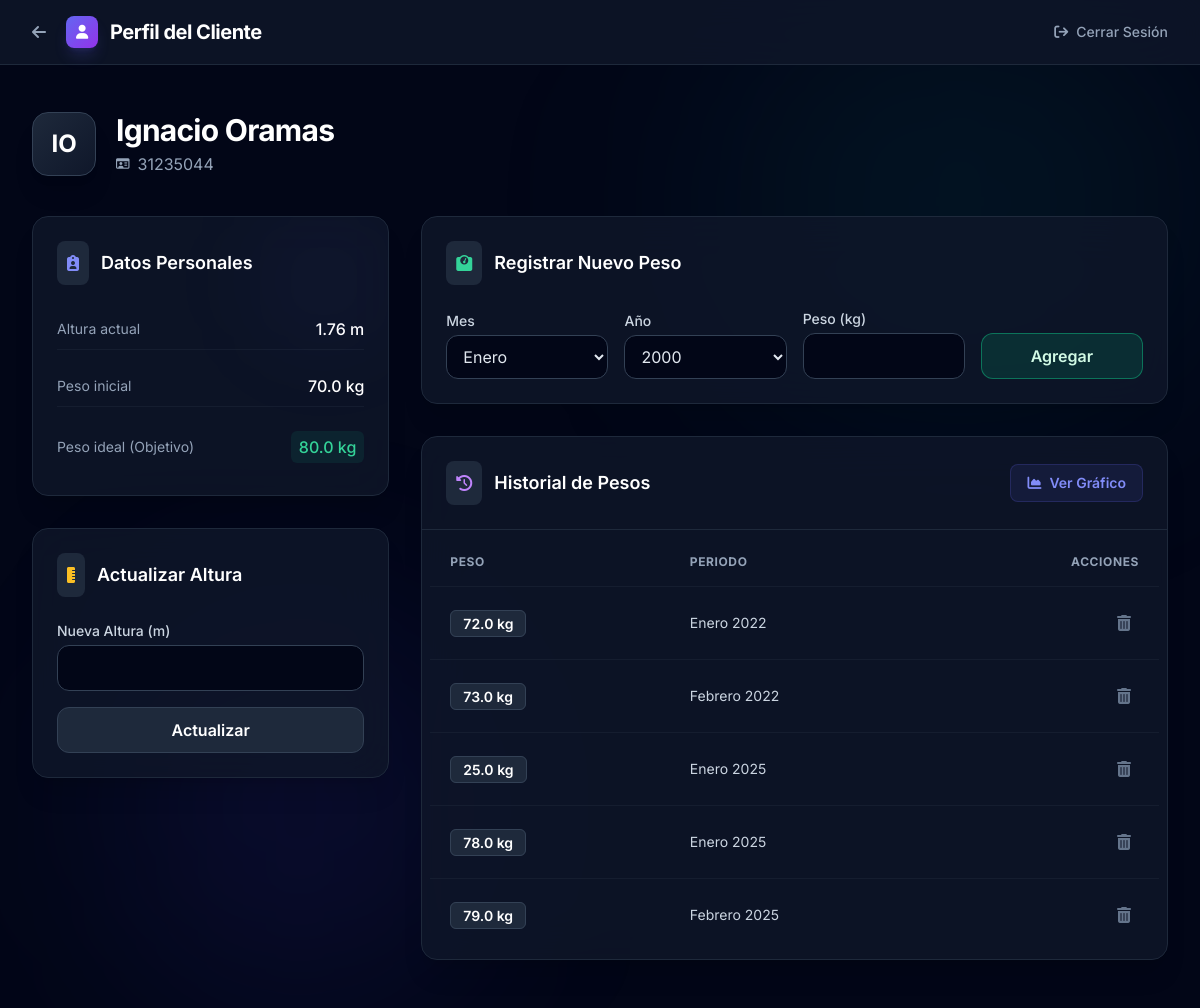
Page /dashboard_usuario/31235044 on the earlier database version.
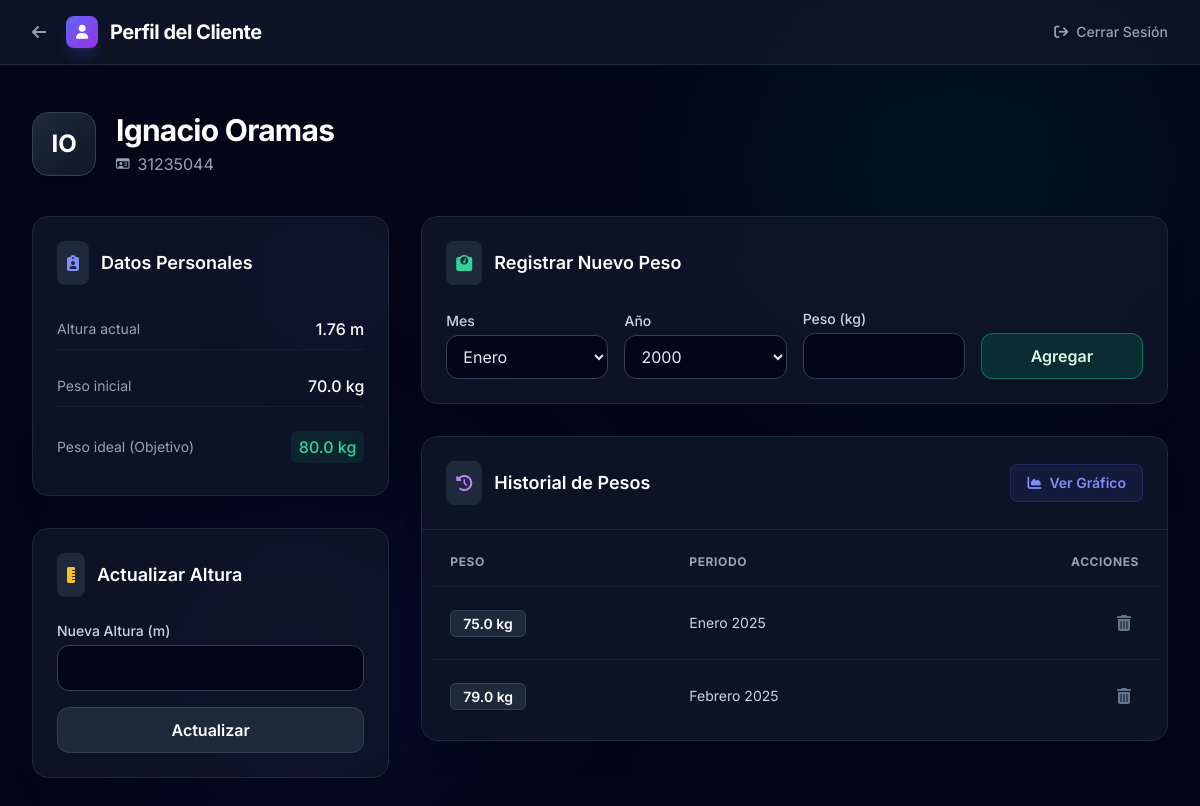
Same page on the later database version.
### tables this page shows
CREATE TABLE Usuarios (
    id INTEGER PRIMARY KEY AUTOINCREMENT,
    dni TEXT UNIQUE NOT NULL,
    nombre TEXT NOT NULL,
    apellido TEXT NOT NULL,
    altura FLOAT NOT NULL,
    peso_inicial FLOAT NOT NULL,
    peso_ideal FLOAT,
    entrenador_id INTEGER,
    FOREIGN KEY (entrenador_id) REFERENCES Entrenador (id)
);

CREATE TABLE Pesos (
    id INTEGER PRIMARY KEY AUTOINCREMENT,
    usuario_id INTEGER NOT NULL,
    mes TEXT NOT NULL,
    anio TEXT NOT NULL,
    peso REAL NOT NULL,
    FOREIGN KEY (usuario_id) REFERENCES Usuarios(id)
);

### index.py (the view)
@app.route('/dashboard_usuario/<dni>')
def dashboard_usuario(dni):
    usuario = obtener_usuario_por_dni(dni)
    if not usuario:
        flash('Usuario no encontrado', 'error')
        return redirect('/dashboard_entrenador')
    altura_form = EditarAlturaForm()
    peso_form = RegistrarPesoForm()
    historial = obtener_historial_pesos(usuario['id'])
    return render_template('dashboard_usuario.html',
                        usuario=usuario,
                        altura_form=altura_form,
                        peso_form=peso_form,
                        historial=historial)

### index.py
class EditarAlturaForm(FlaskForm):
    nueva_altura = FloatField('Nueva Altura (m)', validators=[
        DataRequired(),
        NumberRange(min=0.5, max=2.5, message="Altura debe estar entre 0.5 y 2.5 metros")
    ])
    submit = SubmitField('Actualizar Altura')

class RegistrarPesoForm(FlaskForm):
    mes = SelectField('Mes', choices=[
        ('Enero', 'Enero'), ('Febrero', 'Febrero'), ('Marzo', 'Marzo'),
        ('Abril', 'Abril'), ('Mayo', 'Mayo'), ('Junio', 'Junio'),
        ('Julio', 'Julio'), ('Agosto', 'Agosto'), ('Septiembre', 'Septiembre'),
        ('Octubre', 'Octubre'), ('Noviembre', 'Noviembre'), ('Diciembre', 'Diciembre')
    ], validators=[DataRequired()])
    anio = SelectField('Año', choices=[], validators=[DataRequired()])
    peso = FloatField('Peso (kg)', validators=[
        DataRequired(),
        NumberRange(min=20, max=300, message="Peso debe estar entre 20 y 300 kg")
    ])
    submit = SubmitField('Registrar Peso')
    def __init__(self, *args, **kwargs):
        super(RegistrarPesoForm, self).__init__(*args, **kwargs)
        año_actual = datetime.now().year
        self.anio.choices = [(str(año), str(año)) for año in range(2000, año_actual + 6)]

### database.py (called while the page is built)
def get_db():
    conn = sqlite3.connect(DATABASE, timeout=20.0)
    conn.row_factory = sqlite3.Row
    return conn

def obtener_usuario_por_dni(dni):
    conn = get_db()
    usuario = conn.execute('SELECT * FROM Usuarios WHERE dni = ?', (dni,)).fetchone()
    conn.close()
    return usuario

def obtener_historial_pesos(usuario_id):
    conn = get_db()
    historial = conn.execute(
        'SELECT id, mes, anio, peso FROM Pesos WHERE usuario_id = ? ORDER BY anio, mes',
        (usuario_id,)
    ).fetchall()
    conn.close()
    return historial  # Devuelve una lista de tuplas

### templates/dashboard_usuario.html (shortened to what this page needs)
<!DOCTYPE html>
<html lang="es">
<head>
    <script src="https://cdn.tailwindcss.com"></script>
    <link rel="stylesheet" href="https://cdnjs.cloudflare.com/ajax/libs/font-awesome/6.4.0/css/all.min.css">
</head>
<body class="bg-slate-950 text-slate-200 min-h-screen flex flex-col items-center">
    <nav class="w-full bg-slate-900/80 backdrop-blur-xl border-b border-slate-800 fixed top-0 z-50">
        <div class="max-w-7xl mx-auto px-4 sm:px-6 lg:px-8">
            <div class="flex items-center justify-between h-16">
                <div class="flex items-center gap-3">
                    <a href="/dashboard_entrenador"
                        class="p-2 -ml-2 text-slate-400 hover:text-white hover:bg-slate-800 rounded-lg transition-colors">
                        <i class="fa-solid fa-arrow-left"></i>
                    </a>
                    <div
                        class="w-8 h-8 rounded-lg bg-gradient-to-br from-indigo-500 to-purple-600 flex items-center justify-center shadow-lg shadow-indigo-500/20">
                        <i class="fa-solid fa-user text-white text-sm"></i>
                    </div>
                    <span class="font-bold text-xl text-white tracking-tight">Perfil del Cliente</span>
                </div>
                <div>
                    <a href="/logout"
                        class="text-sm font-medium text-slate-400 hover:text-white transition-colors flex items-center gap-2">
                        <i class="fa-solid fa-arrow-right-from-bracket"></i> Cerrar Sesión
                    </a>
                </div>
            </div>
        </div>
    </nav>
    <main class="w-full max-w-7xl mx-auto px-4 sm:px-6 lg:px-8 pt-28 pb-12 flex-1 relative">
        <div
            class="absolute top-0 right-0 w-[40%] h-[40%] rounded-full bg-teal-600/10 blur-[120px] -z-10 pointer-events-none">
        </div>
        <div
            class="absolute bottom-0 left-[10%] w-[30%] h-[40%] rounded-full bg-indigo-600/10 blur-[100px] -z-10 pointer-events-none">
        </div>
        <div class="mb-10 flex items-center gap-5">
            <div
                class="w-16 h-16 rounded-2xl bg-gradient-to-br from-slate-800 to-slate-900 border border-slate-700 flex items-center justify-center shadow-xl">
                <span class="text-2xl font-bold text-white">{{ usuario.nombre[0].upper() }}{{
                    usuario.apellido[0].upper() }}</span>
            </div>
            <div>
                <h1 class="text-3xl font-bold text-white tracking-tight">{{ usuario.nombre }} {{ usuario.apellido }}
                </h1>
                <p class="text-slate-400 mt-1 flex items-center gap-2">
                    <i class="fa-regular fa-id-card text-xs"></i> {{ usuario.dni }}
                </p>
            </div>
        </div>
        <div class="grid grid-cols-1 lg:grid-cols-3 gap-8">
            <div class="space-y-8">
                <div
                    class="bg-slate-900/80 backdrop-blur-xl border border-slate-800 rounded-2xl p-6 shadow-xl relative overflow-hidden group">
                    <div class="absolute top-0 right-0 w-32 h-32 bg-indigo-500/5 rounded-full blur-[50px]"></div>
                    <div class="flex items-center gap-3 mb-6">
                        <div class="p-2.5 bg-slate-800 rounded-lg text-indigo-400">
                            <i class="fa-solid fa-clipboard-user"></i>
                        </div>
                        <h2 class="text-lg font-semibold text-white">Datos Personales</h2>
                    </div>
                    <div class="space-y-4">
                        <div class="flex justify-between items-center py-2 border-b border-slate-800/50">
                            <span class="text-slate-400 text-sm">Altura actual</span>
                            <span class="text-white font-medium">{{ usuario.altura }} m</span>
                        </div>
                        <div class="flex justify-between items-center py-2 border-b border-slate-800/50">
                            <span class="text-slate-400 text-sm">Peso inicial</span>
                            <span class="text-white font-medium">{{ usuario.peso_inicial }} kg</span>
                        </div>
                        <div class="flex justify-between items-center py-2 border-slate-800/50">
                            <span class="text-slate-400 text-sm">Peso ideal (Objetivo)</span>
                            <span class="text-emerald-400 font-medium bg-emerald-500/10 px-2 py-1 rounded-md">{{
                                usuario.peso_ideal }} kg</span>
                        </div>
                    </div>
                </div>
                <div
                    class="bg-slate-900/80 backdrop-blur-xl border border-slate-800 rounded-2xl p-6 shadow-xl relative overflow-hidden hover:border-amber-500/30 transition-colors group">
                    <div class="flex items-center gap-3 mb-6">
                        <div class="p-2.5 bg-slate-800 rounded-lg text-amber-400">
                            <i class="fa-solid fa-ruler-vertical"></i>
                        </div>
                        <h2 class="text-lg font-semibold text-white">Actualizar Altura</h2>
                    </div>
                    <form method="POST" action="/actualizar_altura/{{ usuario.dni }}" class="space-y-4">
                        <div class="space-y-1">
                            <label class="block text-sm font-medium text-slate-300">Nueva Altura (m)</label>
                            {{ altura_form.nueva_altura(class="w-full px-4 py-2.5 bg-slate-950 border border-slate-700
                            rounded-xl focus:outline-none focus:ring-2 focus:ring-amber-500 focus:border-transparent
                            transition-all duration-200 text-slate-200 placeholder-slate-500", step="0.01") }}
                        </div>
                        {{ altura_form.submit(class="w-full py-2.5 px-4 font-semibold text-white bg-slate-800 border
                        border-slate-700 hover:bg-amber-500/20 hover:text-amber-400 hover:border-amber-500/50 rounded-xl
                        transition-all duration-200 cursor-pointer text-center", value="Actualizar") }}
                    </form>
                </div>
            </div>
            <div class="lg:col-span-2 space-y-8">
                <div
                    class="bg-slate-900/80 backdrop-blur-xl border border-slate-800 rounded-2xl p-6 shadow-xl relative overflow-hidden group hover:border-emerald-500/30 transition-colors">
                    <div class="flex items-center gap-3 mb-6">
                        <div class="p-2.5 bg-slate-800 rounded-lg text-emerald-400">
                            <i class="fa-solid fa-weight-scale"></i>
                        </div>
                        <h2 class="text-lg font-semibold text-white">Registrar Nuevo Peso</h2>
                    </div>
                    <form method="POST" action="{{ url_for('registrar_peso_route', dni=usuario.dni) }}"
                        class="grid grid-cols-1 md:grid-cols-4 gap-4 items-end">
                        <div class="space-y-1 md:col-span-1">
                            <label class="block text-sm font-medium text-slate-300">Mes</label>
                            {{ peso_form.mes(class="w-full px-3 py-2.5 bg-slate-950 border border-slate-700 rounded-xl
                            focus:outline-none focus:ring-2 focus:ring-emerald-500 focus:border-transparent
                            text-slate-200") }}
                        </div>
                        <div class="space-y-1 md:col-span-1">
                            <label class="block text-sm font-medium text-slate-300">Año</label>
                            {{ peso_form.anio(class="w-full px-3 py-2.5 bg-slate-950 border border-slate-700 rounded-xl
                            focus:outline-none focus:ring-2 focus:ring-emerald-500 focus:border-transparent
                            text-slate-200") }}
                        </div>
                        <div class="space-y-1 md:col-span-1">
                            <label class="block text-sm font-medium text-slate-300">Peso (kg)</label>
                            {{ peso_form.peso(class="w-full px-3 py-2.5 bg-slate-950 border border-slate-700 rounded-xl
                            focus:outline-none focus:ring-2 focus:ring-emerald-500 focus:border-transparent
                            text-slate-200", step="0.1") }}
                        </div>
                        <div class="md:col-span-1">
                            {{ peso_form.submit(class="w-full py-2.5 px-4 font-semibold text-emerald-100
                            bg-emerald-600/20 border border-emerald-500/50 hover:bg-emerald-500 hover:text-white
                            rounded-xl transition-all duration-200 cursor-pointer text-center", value="Agregar") }}
                        </div>
                    </form>
                </div>
                <div
                    class="bg-slate-900/80 backdrop-blur-xl border border-slate-800 rounded-2xl shadow-xl overflow-hidden flex flex-col">
                    <div class="p-6 border-b border-slate-800 flex items-center justify-between">
                        <div class="flex items-center gap-3">
                            <div class="p-2.5 bg-slate-800 rounded-lg text-purple-400">
                                <i class="fa-solid fa-clock-rotate-left"></i>
                            </div>
                            <h2 class="text-lg font-semibold text-white">Historial de Pesos</h2>
                        </div>
                        <a href="/grafica_usuario/{{ usuario.dni }}"
                            class="inline-flex items-center gap-2 px-4 py-2 bg-indigo-500/10 text-indigo-400 text-sm font-semibold rounded-lg hover:bg-indigo-500 hover:text-white transition-all cursor-pointer border border-indigo-500/20 hover:border-indigo-500">
                            <i class="fa-solid fa-chart-area"></i>
                            Ver Gráfico
                        </a>
                    </div>
                    <div class="overflow-x-auto p-2">
                        {% if historial %}
                        <table class="w-full text-left border-collapse">
                            <thead>
                                <tr
                                    class="text-xs font-medium text-slate-400 uppercase tracking-wider border-b border-slate-800/50">
                                    <th class="px-5 py-4">Peso</th>
                                    <th class="px-5 py-4">Periodo</th>
                                    <th class="px-5 py-4 text-right">Acciones</th>
                                </tr>
                            </thead>
                            <tbody class="divide-y divide-slate-800/50">
                                {% for registro in historial %}
                                <tr class="hover:bg-slate-800/30 transition-colors group">
                                    <td class="px-5 py-4 whitespace-nowrap">
                                        <span
                                            class="text-sm font-semibold text-white bg-slate-800 px-3 py-1 rounded-md border border-slate-700">{{
                                            registro.peso }} kg</span>
                                    </td>
                                    <td class="px-5 py-4 whitespace-nowrap text-sm text-slate-300">
                                        {{ registro.mes }} {{ registro.anio }}
                                    </td>
                                    <td class="px-5 py-4 whitespace-nowrap text-right">
                                        <form method="POST"
                                            action="{{ url_for('eliminar_peso', peso_id=registro.id) }}">
                                            <button type="submit"
                                                onclick="return confirm('¿Seguro que deseas eliminar este registro?');"
                                                class="text-slate-500 hover:text-rose-500 p-2 rounded-lg hover:bg-rose-500/10 transition-colors cursor-pointer"
                                                title="Eliminar registro">
                                                <i class="fa-solid fa-trash-can"></i>
                                            </button>
                                        </form>
                                    </td>
                                </tr>
                                {% endfor %}
                            </tbody>
                        </table>
                        {% else %}
                        <div class="flex flex-col items-center justify-center p-8 text-center">
                            <i class="fa-solid fa-clipboard-list text-3xl text-slate-600 mb-3"></i>
                            <p class="text-slate-400">Aún no hay registros de peso.</p>
                        </div>
                        {% endif %}
                    </div>
                </div>
            </div>
        </div>
    </main>
</body>
</html>

### templates/dashboard_usuario.html (style rules this page uses)
body { font-family: 'Inter', sans-serif; }

Differences in the rows shown:
removed Pesos: peso "72.0", mes "Enero", anio "2022"
removed Pesos: peso "73.0", mes "Febrero", anio "2022"
removed Pesos: peso "25.0", mes "Enero", anio "2025"
removed Pesos: peso "78.0", mes "Enero", anio "2025"
added Pesos: peso "75.0", mes "Enero", anio "2025"
